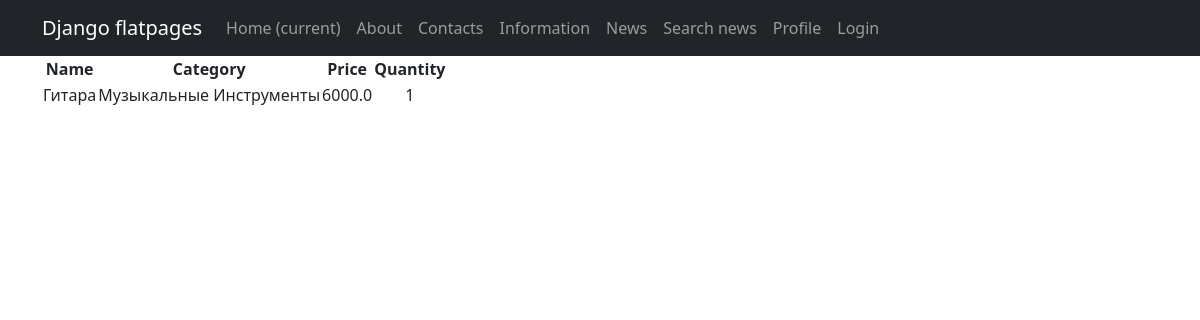
The page /products/1/ on the database its author committed.
### simpleapp/models.py (models this page shows, shortened)
class Product(models.Model):
    name = models.CharField(
        max_length=50,
        unique=True,  # названия товаров не должны повторяться
    )
    description = models.TextField()
    quantity = models.IntegerField(
        validators=[MinValueValidator(0)],
    )
    category = models.ForeignKey(
        to='Category',
        on_delete=models.CASCADE,
        related_name='products',
    )
    price = models.FloatField(
        validators=[MinValueValidator(0.0)],
    )

class Category(models.Model):
    name = models.CharField(max_length=100, unique=True)  # названия категорий тоже не должны повторяться

### simpleapp/views.py (the view)
# urls.py: path('<int:pk>/', ProductDetailView.as_view(), name='product_detail'),
class ProductDetailView(DetailView):
    template_name = 'product_detail.html'
    queryset = Product.objects.all()

### project/templates/product_detail.html (shortened to what this page needs)
{% extends 'flatpages/default.html' %}
{% block content %}
<table>
    <thead>
        <th>
            Name
        </th>
        <th>
            Category
        </th>
        <th>
            Price
        </th>
        <th>
            Quantity
        </th>
    </thead>
    <tr>
        <td>
            {{ product.name|title }}
        </td>
        <td>
            {{ product.category.name|title }}
        </td>
        <td>
            {{ product.price }}
        </td>
        <td>
            {{ product.quantity }}
        </td>
    </tr>
</table>
{% endblock content %}

### rows shown on the page
Product: name "Гитара", category.name "Музыкальные Инструменты", price "6000.0", quantity "1"
